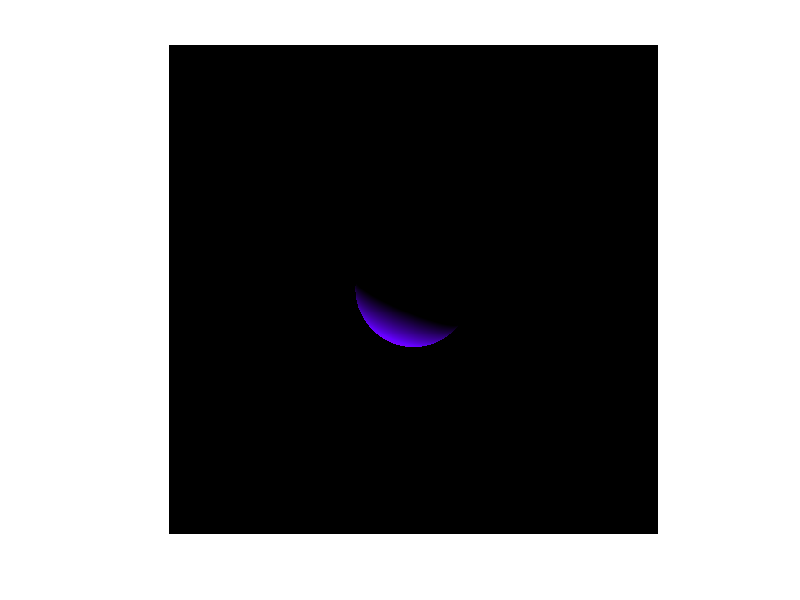

MATLAB code for this plot:
nx = 1000;
ny = 1000;
e = [5;5;5];
d = 10;
l = -10;
r = 10;
t = 10;
b = -10;
m = zeros(nx, ny, 3);
obj = {};

obj{1} = struct();
obj{1}.centro = [30;30;30];
obj{1}.raio = 10;
obj{1}.cor = [20, 10, 200];
obj{1}.tipo = 'esfera';

w = e/norm(e);
[~, p] = min(abs(w));
tmp=w;
tmp(p) = 1;
tmpxw = cross(tmp, w);
u=tmpxw./norm(tmpxw);
v=cross(u,w);


%Caso Oblíquo

for i=1:nx 
    for j=1:ny 
        u_ = l + (r-l)*(0.5+i)/nx;
        v_ = b + (t-b)*(0.5+j)/ny;
        
        origem = e;
        direcao = (d*w) + (u_ * u) + (v_ * v);
        
        A = dot(direcao, direcao);
        B = dot(2*direcao, (origem - obj{1}.centro));
        C = (dot(origem-obj{1}.centro, origem-obj{1}.centro) - obj{1}.raio^2);
        
        delta = B^2 - 4*A*C;
              
        %Raio intercepta esfera
        if(delta >= 0)
        
          %SHADING
          posluz = [20;200;-10];
          
          T1 = (-B + sqrt(delta))/A;
          T2 = (-B - sqrt(delta))/A;

          T = min(T1,T2);          
          
          P = origem + T*direcao;   
          
          normal = (P - obj{1}.centro) / obj{1}.raio;  
          
          luz = P - posluz; 
          ilumi = 1;
          
          uniLuz = luz/norm(luz);
          uniVis = w;
          
          red = obj{1}.cor(1);
          Lred = 100 * ilumi * max(0, dot(normal,uniLuz));
          
          green = obj{1}.cor(2);
          Lgreen = 0 * ilumi * max(0, dot(normal,uniLuz));
          
          blue = obj{1}.cor(3);
          Lblue = 255 * ilumi * max(0, dot(normal,uniLuz));
                    
          m(i,j,1) = Lred;
          m(i,j,2) = Lgreen;
          m(i,j,3) = Lblue;
          
        end
    end
end

imshow(uint8(m));

%Caso Ortográfico
%
% m = zeros(nx, ny, 3);
% 
% for i=1:1:nx 
%     for j=1:1:ny 
%         u_ = l + (r-l)*(0.5+i)/nx;
%         v_ = b + (t-b)*(0.5+j)/ny;
%         
%         origem = e + u_ * u + v_ * v;
%         direcao = -w;
%         
%         delta = (dot(2*direcao, (origem - obj{1}.centro))^2 - 4*dot(direcao, direcao)*(dot(origem-obj{1}.centro, origem-obj{1}.centro) - obj{1}.raio^2));
%         
%         if(delta >= 0)
%             m(i,j,1) = obj{1}.cor(1);
%             m(i,j,2) = obj{1}.cor(2);
%             m(i,j,3) = obj{1}.cor(3);
%         end
%     end
% end
% 
% imshow(uint8(m));

 